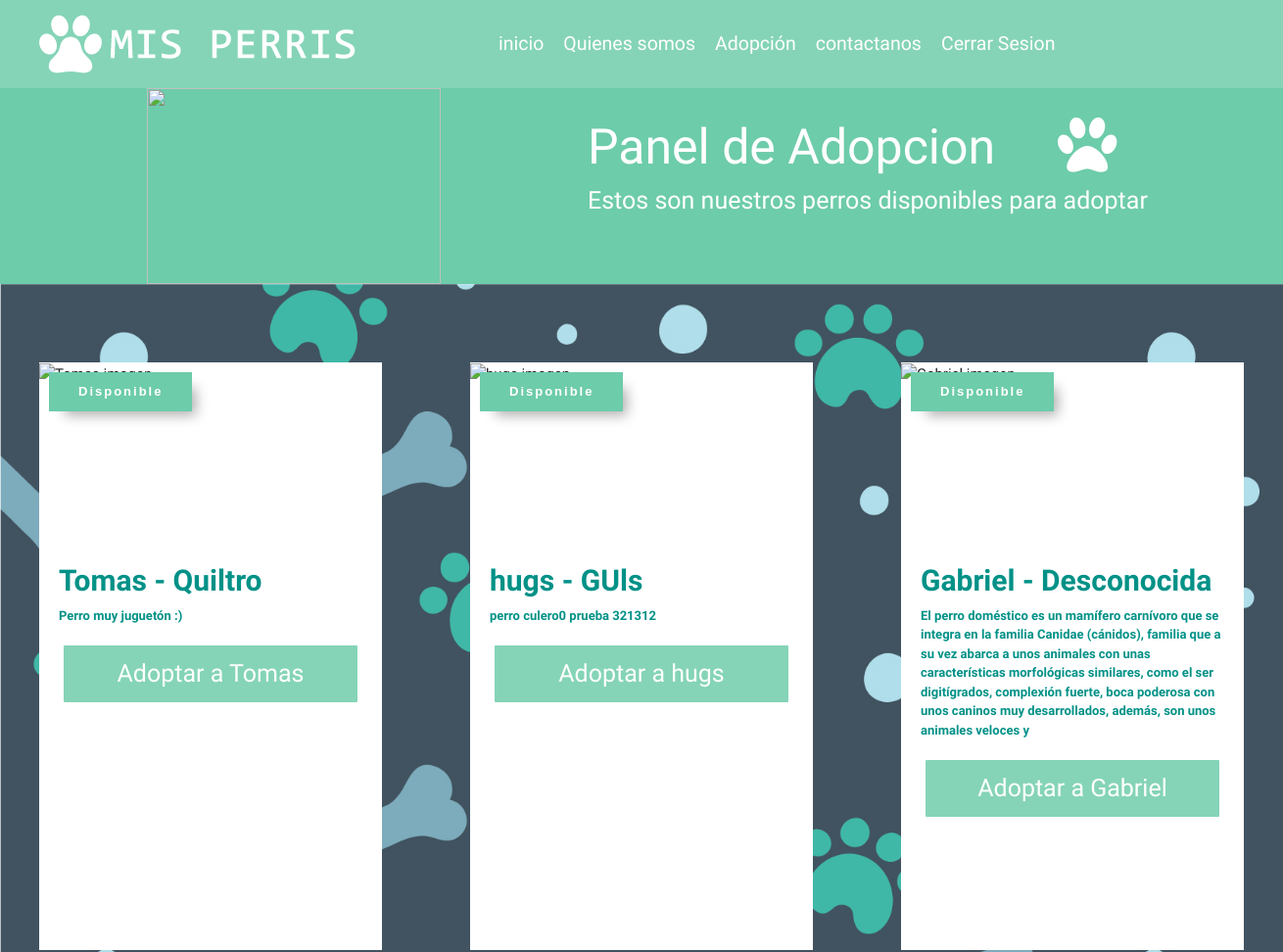
The app's page /rescatados.html (signed in, upper part), older data.
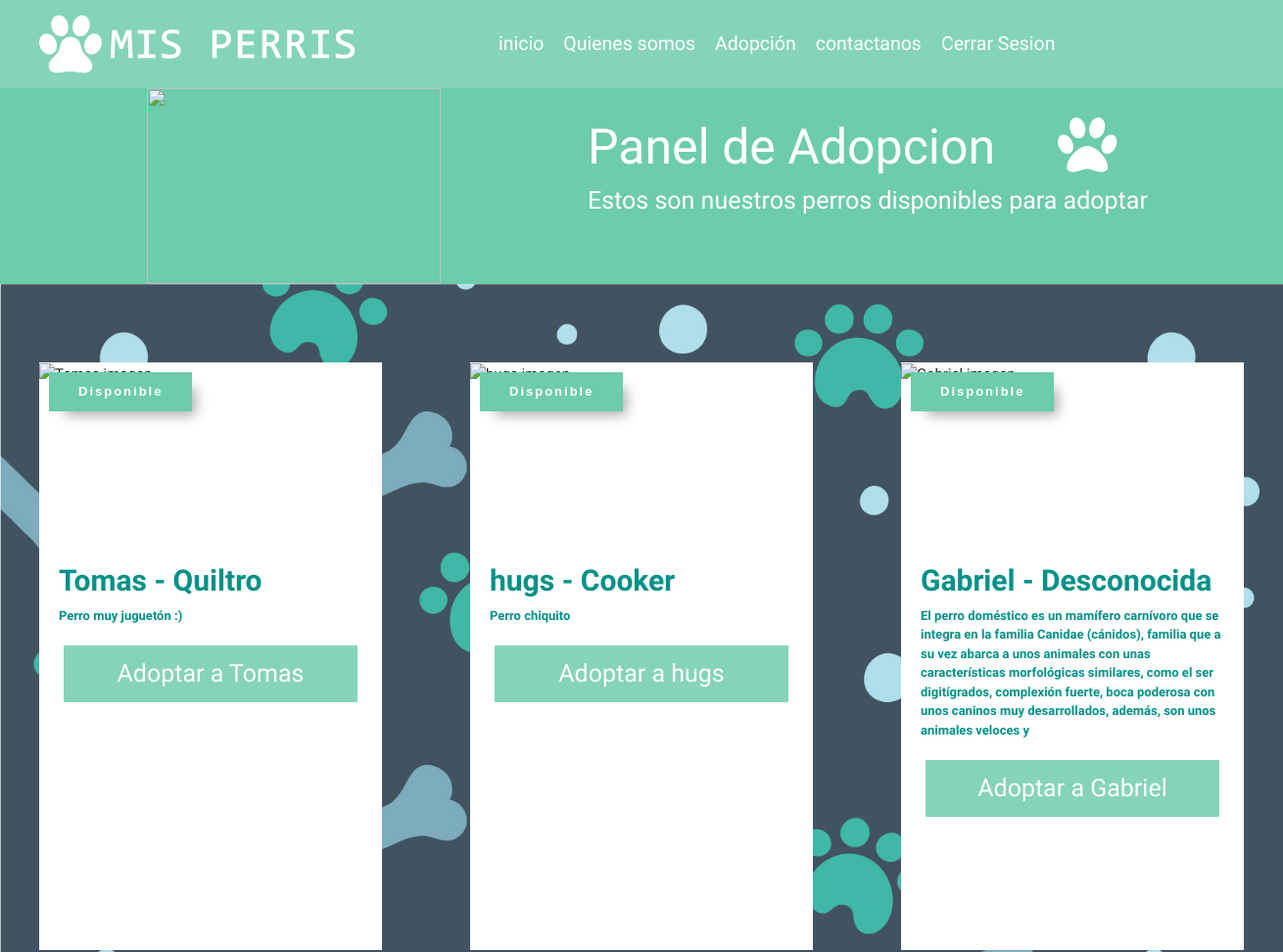
The same page, newer data.
### AppPerris/models.py (models this page shows)
class Rescatado(models.Model):
 foto= models.CharField(max_length=200 , blank=False , null=False)
 nombre= models.CharField(max_length=200 , blank=False , null=False)
 raza= models.CharField(max_length=80 , blank=False , null=False)
 descripcion= models.TextField(blank=False, null=False)
 estado= models.CharField(max_length=70 , choices=ESTADO_ANIMALES)

### AppPerris/views.py (the view)
# urls.py: path('rescatados.html', views.mostrarRescatados  , name='rescatados'),
@login_required
def mostrarRescatados(request):
    lista = Rescatado.objects.filter(estado="disponible")
    return render(request,'rescatados.html', {'lista':lista})

### AppPerris/templates/rescatados.html (shortened to what this page needs)
{% load pwa %}
{% load static %}
<!DOCTYPE html>
<html lang="en">
<head>
  <link rel="stylesheet" href="static/css/rescatados.css">
  <link rel="stylesheet" href="https://cdnjs.cloudflare.com/ajax/libs/font-awesome/4.7.0/css/font-awesome.min.css">
  <link rel="stylesheet" href="https://cdnjs.cloudflare.com/ajax/libs/materialize/1.0.0/css/materialize.min.css">
  <link rel="stylesheet" href="https://maxcdn.bootstrapcdn.com/bootstrap/4.0.0/css/bootstrap.min.css">
</head>
<body>
    <header>
        <div id="menu">
            <img src="static/img/logo.png" alt="logo mis perris">
            <a href="index.html">inicio</a>
            <a href="#">Quienes somos</a>
            <a href="#">Adopción</a>
            <a href="contacto.html" >contactanos</a>
            <a href="/logout" >Cerrar Sesion</a>
        </div>
    </header>
 <section id=bannerAdopcion>
       <img src="https://static.vecteezy.com/system/resources/previews/001/200/028/non_2x/dog-png.png"/>
       <h1 style=" color: white; font-size: 50px; width: 700px; height: 80px; margin-left: 600px; margin-top: 100px; position: absolute; top: 20px;">Panel de Adopcion</h1>
       <h2 style=" color: white; font-size: 25px; width: 700px; height: 80px; margin-left: 600px; margin-top: 170px; position: absolute; top: 20px;">Estos son nuestros perros disponibles para adoptar</h2>
       <a onclick="play()" style=" margin-left: 630px; margin-top: 95px; font-size: 65px; color: white; position: absolute; top: 20px;" href="#" class="fa fa-paw"></a>
  </section>
<section id="tarjetas">
  {% for row in lista %}
    <div class="container">
        <div class="container-cards">
            <div class="container-cards-surface container-cards-front">
                <div class="container-cards-front-image">
                </div>
                <div class="container-cards-front-content">
                  <h2>{{ row.nombre }} - {{ row.raza }} </h2>
                  <p>{{ row.descripcion }} </p>
              </div>
                <div class="container-cards-front-label">{{ row.estado }} </div>
                <div class="container-cards-front-button">
                  <button class="flip-btn">Adoptar a {{ row.nombre }} </button>
              </div>
            </div>
            <div class="container-cards-surface container-cards-back">
                <div class="container-cards-back-content">
                  <h2>{{ row.nombre }}</h2>
                </div>
            </div>
        </div>
    </div>
          {% endfor %}
      </section>
            </body>

### AppPerris/static/css/rescatados.css (style rules this page uses)
* { margin: 0; padding: 0; font-family: 'Quicksand', sans-serif; }
body { background-color: #009187; }
#tarjetas { width:100%; display: grid; grid-template-columns: repeat(3, 1fr); grid-column-gap: 10px; grid-row-gap: 10px; background-image: url("../img/fondo_formulario.jpg"); background-size: cover; background-repeat: no-repeat; }
#menu a { color: white; text-decoration: none; font-size: 1.3em; margin: 10px; }
#menu img { margin-left: 40px; margin-right: 130px; }
header { background-color: #00c5b9; margin-bottom: 60px; }
#menu { display: flex; align-items: center; background-color: #85D4B7; height: 90px; }
.flip-btn { width: 200px; }
#bannerAdopcion { background-color: #6DCCAA; margin-top: -60px; }
#bannerAdopcion img { width: 300px; height: 200px; margin-top: 0px; margin-left: 150px; }
*, *::before, *::after { box-sizing: border-box; }
h2, p, button { font-family: 'Quicksand', sans-serif; }
.container { padding: 0; width: 400px; margin: 0; }
.container-cards { width: 350px; height: 600px; margin: 80px auto; position: relative; }
.container-cards-surface { position: relative; }
.container-cards-front-image { height: 200px; width: 100%; clip-path: ellipse(200px 150px at 50% 20%); }
.container-cards-front-content { padding: 5px 20px; }
.container-cards-front-content h2, .container-cards-front-content p { color: #009187; font-size: 30px; font-weight: bold; }
.container-cards-front-content p { font-size: small; }
.container-cards-front-label { text-transform: capitalize; color: #fff; position: absolute; left: 10px; top: 10px; padding: 10px 30px; background: #6DCCAA; font-family: 'Quicksands', sans-serif; font-weight: 700; letter-spacing: 2px; font-size: 13px; -webkit-box-shadow: 10px 10px 13px -6px rgba(0, 0, 0, 0.32); -moz-box-shadow: 10px 10px 13px -6px rgba(0, 0, 0, 0.32); box-shadow: 10px 10px 13px -6px rgba(0, 0, 0, 0.32); }
.container-cards-front-button { text-align: center; font-size: 25px; }
.container-cards-front-button button { border: none; background: #85D4B7; color: #fff; border-radius: 1px; padding: 10px 5px; width: 300px; cursor: pointer; -webkit-transition: -webkit-filter 1s ease-in; transition: filter 1s ease-in; margin-top: 1px; }
.container-cards-surface { height: 500px; background: #fff; width: 100%; height: 100%; }
.container-cards-surface { backface-visibility: hidden; position: absolute; transition: transform 1s; transform-style: preserve-3d; }
.container-cards-back { transform: rotateY(180deg); background-image: url('https://source.unsplash.com/alY6_OpdwRQ/300'); background-size: cover; background-position: 50% 50%; position: relative; }
.container-cards-back .container-cards-back-content { display: flex; justify-content: center; align-items: center; height: 100%; }
.container-cards-back h2 { color: rgba(255, 255, 255, 0.8); letter-spacing: 5px; font-size: 60px; font-weight: 700; transform: rotate(-45deg); }

Row changes from the older to the newer data that the page shows:
changed Rescatado "hugs": raza "GUls" → "Cooker"; descripcion "perro culero0 prueba 321312" → "Perro chiquito"
